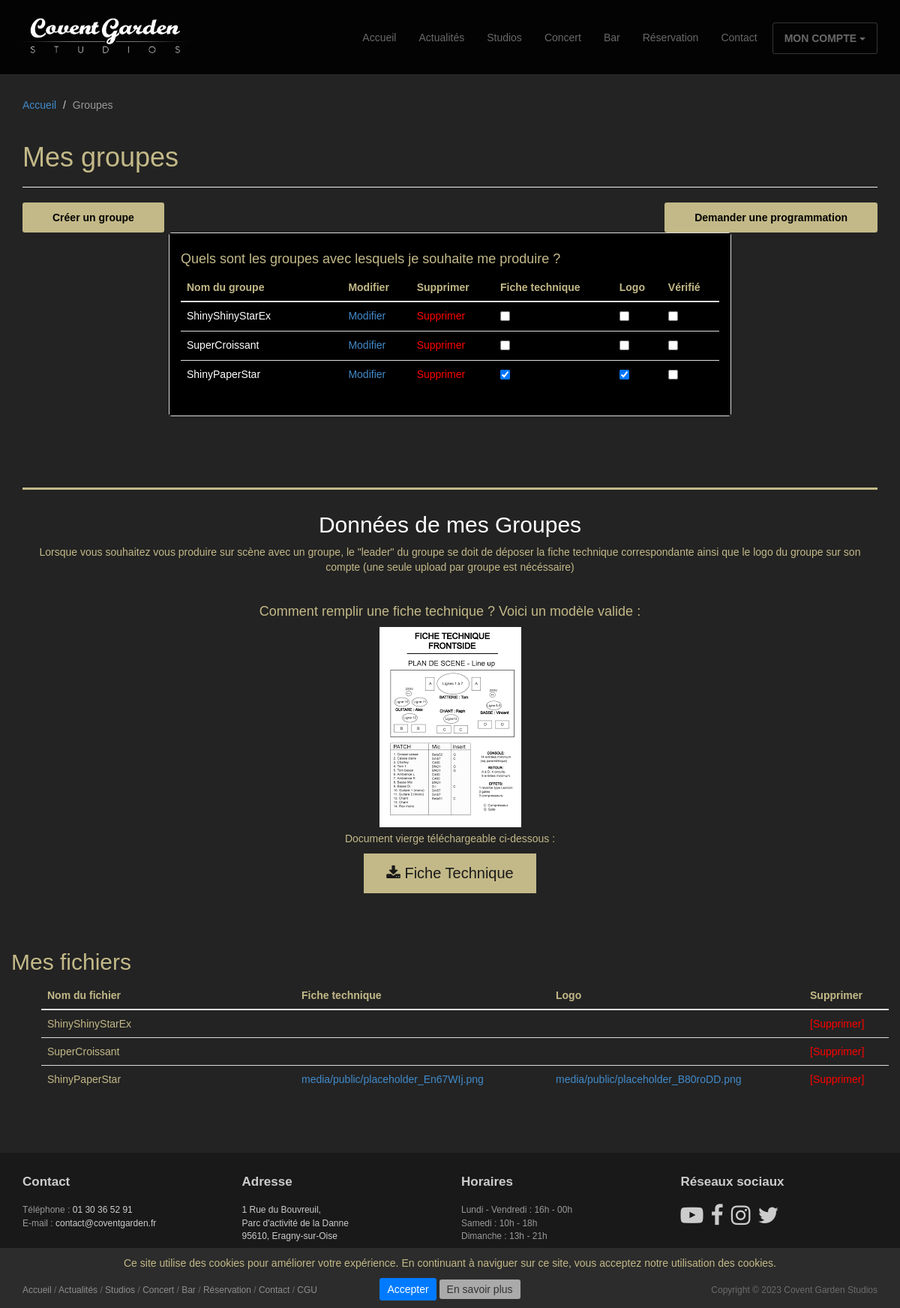
Page /compte/mes_groupes/ (signed in) on the earlier database version.
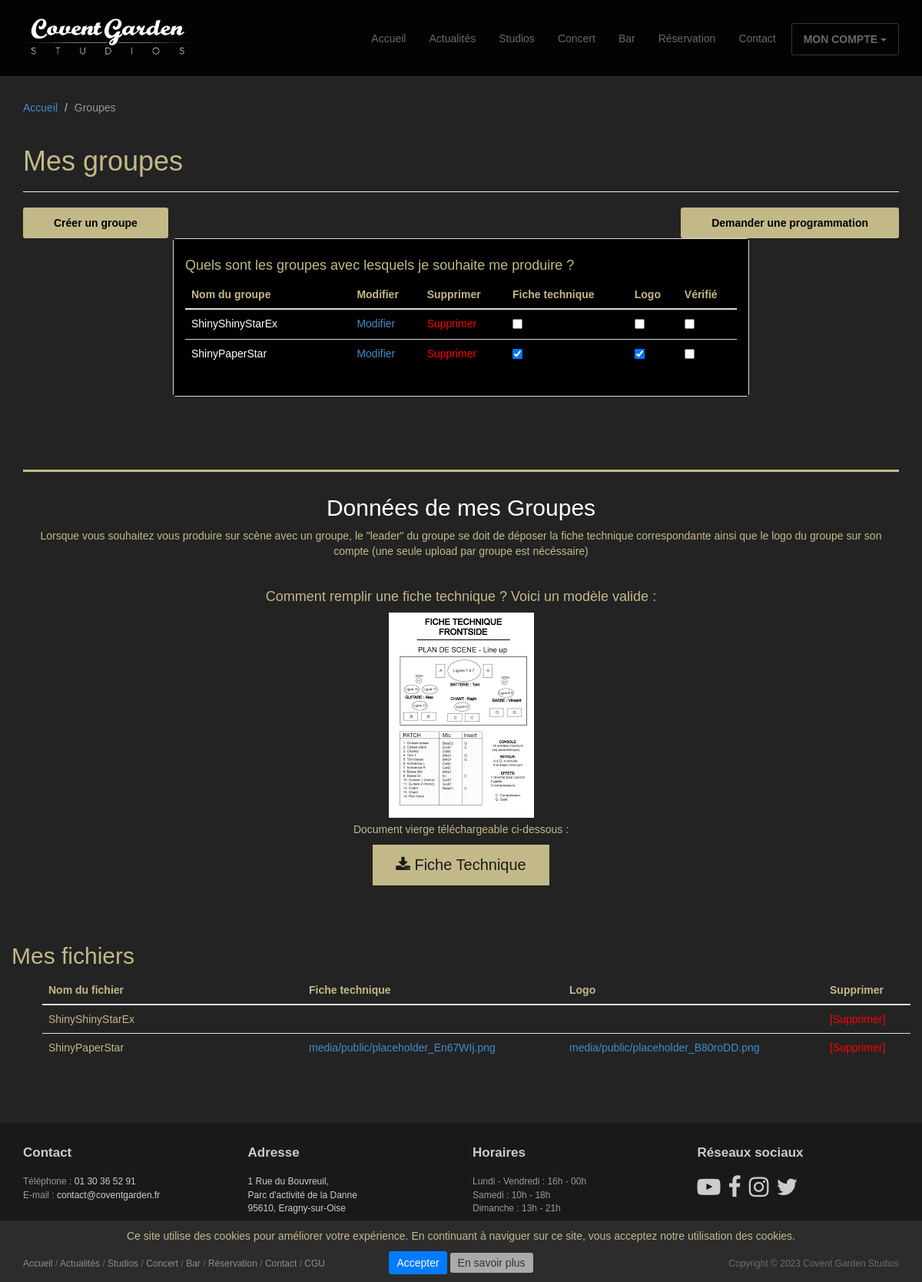
Same page on the later database version.
### studios/models.py (models this page shows, shortened)
class CustomGroup(models.Model):
    user = models.ForeignKey(
        to=CustomUser,
        on_delete=models.CASCADE,
        related_name='my_groups'
    )
    name = MODEL_GROUP_NAME
    email = MODEL_GROUP_EMAIL
    phone = MODEL_GROUP_PHONE
    members = MODEL_MEMBERS
    genre = MODEL_GENRE
    facebook = MODEL_FACEBOOK
    instagram = MODEL_INSTAGRAM
    biography = MODEL_BIOGRAPHY
    technical_sheet = MODEL_TECHNICAL_SHEET
    logo = MODEL_LOGO
    validated = MODEL_VALIDATED

### studios/views.py (the view, shortened to what this page needs)
# urls.py: path('compte/mes_groupes/', views.GroupDetailView.as_view(), name='groups_detail'),
class GroupDetailView(LoginRequiredMixin, View):
    redirect_field_name = ''
    template_name = "groups/groups_detail.html"
    context = {
        "title": "Mes groupes",
        "breadcrumb": [
            {"view": "home", "name": "Accueil"},
            {"view": None, "name": "Groupes"}]
    }
    def get(self, request):
        self.context["my_groups"] = request.user.my_groups.all()
        return render(request, self.template_name, self.context)

### studios/templates/groups/groups_detail.html (shortened to what this page needs)
{% extends 'base/base.html' %}
{% load static %}
{% block header %}
<header id="head" class="secondary"></header>
{% endblock %}
{% block page_header %}
<header class="page-header">
	<h1 class="page-title">{{title}}</h1>
</header>
{% endblock %}
{% block content %}
<div class="row">
	<div class="col-lg-6 text-left">
		<form action="{% url 'groups_create' %}">
			<button class="btn btn-action" >Créer un groupe</button>
		</form>
	</div>
	<div class="col-lg-6 text-right">
		<form action="{% url 'pro_area' %}">
			<button class="btn btn-action">Demander une programmation</button>
		</form>
	</div>
</div>
<div class="row">
	<div class="col-md-8 col-md-offset-2 col-sm-10 col-sm-offset-1">
		<div class="panel panel-default">
			<div class="panel-body">
				<h4>Quels sont les groupes avec lesquels je souhaite me produire ?</h4>
				<table class="table">
					<thead>
						<tr>
							<th style="width: 30%;">Nom du groupe</th>
							<th>Modifier</th>
							<th>Supprimer</th>
							<th>Fiche technique</th>
							<th>Logo</th>
							<th>Vérifié</th>
						</tr>
					</thead>
					<tbody>
						{% for group in my_groups %}
						<tr>
							<td class="group-name">{{ group.name }}</td>
							<td><a href="{% url 'groups_update' group.id %}">Modifier</a></td>
							<td class="delete-link"><a href="{% url 'groups_delete' group.id %}">Supprimer</a></td>
							{% if group.technical_sheet %}
								<td><input type="checkbox" name="verified" onclick="return false;" checked></td>
							{% else %}
								<td><input type="checkbox" name="verified" onclick="return false;"></td>
							{% endif %}
							{% if group.logo %}
								<td><input type="checkbox" name="verified" onclick="return false;" checked></td>
							{% else %}
								<td><input type="checkbox" name="verified" onclick="return false;"></td>
							{% endif %}
							{% if group.validated %}
								<td><input type="checkbox" name="verified" onclick="return false;" checked></td>
							{% else %}
								<td><input type="checkbox" name="verified" onclick="return false;"></td>
							{% endif %}
						</tr>
						{% endfor %}
					</tbody>
				</table>
			</div>
		</div>
	</div>
</div>
<div class="stud">
	<div class="row">
		<div class="col-sm-12">
			<h2 class="ft">Données de mes Groupes</h2>
			<p>Lorsque vous souhaitez vous produire sur scène avec un groupe, le "leader" du groupe se doit de déposer la fiche technique correspondante ainsi que le logo du groupe sur son compte (une seule upload par groupe est nécéssaire)</p>
			<br>
			<div class="exemple-fiche-technique">
				<h4>Comment remplir une fiche technique ? Voici un modèle valide :</h4>
				<div class="image-container">
					<a href="#" id="image-link">
						<div class="image-overlay">
							<img src="{% static 'studios/images/Fiche-technique.png' %}" alt="Image fiche technique" onclick="showImage(this)">
						</div>
					</a>
				</div>
				<p>Document vierge téléchargeable ci-dessous : </p>
				<a href="{% static 'studios/images/Fiche-technique.png' %}" download>
					<button class="btnt"><i class="fa fa-download"></i> Fiche Technique</button>
				</a>
			</div>
		</div>
	</div>
</div>
<div class="row">
	<h2>Mes fichiers</h2>
	<ul class="mesfiches">
		<table class="table">
			<thead>
				<tr>
					<th style="width: 30%;">Nom du fichier</th>
					<th style="width: 30%;">Fiche technique</th>
					<th style="width: 30%;">Logo</th>
					<th style="width: 10%;">Supprimer</th>
				</tr>
			</thead>
			<tbody>
				{% for group in my_groups %}
				<tr>
					<td>{{ group.name }}</td>
					<td><a href="" target="_blank">{{ group.logo }}</a></td>
					<td><a href="" target="_blank">{{ group.technical_sheet }}</a></td>
					<td class="delete-link"><a href="">[Supprimer]</a></td>
				</tr>
				{% endfor %}
			</tbody>
		</table>
	</ul>
</div>
{% endblock %}
{% block style %}
<link rel="stylesheet" href="{% static 'studios/css/espace-pro.css' %}"/>
<link rel="stylesheet" href="{% static 'studios/css/news.css' %}"/>
<link rel="stylesheet" href="https://cdnjs.cloudflare.com/ajax/libs/font-awesome/4.7.0/css/font-awesome.min.css">
{% endblock %}

Differences in the rows shown:
removed CustomGroup: name "SuperCroissant"
